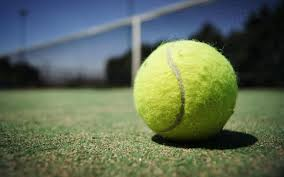
#> input picture tennis balls/Tennis ball 1.jpeg, 284 x 177 px; its folder holds only this picture in this run
$ python main.py
#> lines starting #> are read from the running program, lines starting #| are printed output that depends on the picture
import cv2
import numpy as np
import os

def direction():

    dir = 0
    #https://appdividend.com/2020/09/09/python-cv2-image-size-how-to-get-image-size-in-python/#:~:text=To%20get%20the%20proper%20size,with%20OpenCV%2C%20use%20the%20ndarray.
    #gives hight, width, channel of the img
    h, w, c = img.shape

    #print width of img
    print('width:', w)

    #find centre of img by dividing by two
    centre_img = w // 2

    #a is range
    #centre ranges from -40 to 40
    a = 40

    #img by dividing by two - a
    #right param
    Lcentre_img = w // 2 - a

    #find centre of img by dividing by two + a
    #left param
    Rcentre_img = w // 2 + a

    #print centre of img
    print('centre of img:', centre_img)

    if Rcentre_img < x:
        print('x-value of TB:', x)
        print('range centre of img:', Rcentre_img)

        #direction
        print('Right')
        dir = 1

    elif Lcentre_img > x:
        print('x-value of TB:', x)
        print('range centre of img:', Lcentre_img)
        print('Left')
        dir = -1

    elif centre_img == x or Rcentre_img > x or Lcentre_img < x:
        print('x-value of TB:', x)
        print('centre of img:', centre_img)
        print('range Rcentre of img:', Rcentre_img)
        print('range Lcentre of img:', Lcentre_img)
        print('centre')
        dir = 0

    else:
        print('unknown direction')

    print('')

    return dir

#https://www.tutorialspoint.com/python/os_listdir.htm
# open file
folder = "tennis balls"
dir = os.listdir(folder)
#print (dir)

# print files

for file in dir:

    path = folder + "/" + file
    print(path)

    #print (file)

    # read in image file
    img = cv2.imread(path)
#> img is the input picture: shape (177, 284, 3); mean B, G, R 85.6, 107.8, 95.2

    #convert BGR to gray for HoughCircles function
    G_output = cv2.cvtColor(img, cv2.COLOR_BGR2GRAY)
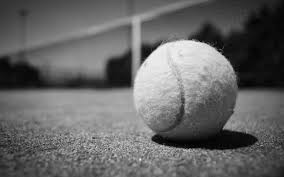
#> G_output: shape (177, 284); min 0, max 247, mean 101.5

    #https://www.youtube.com/watch?v=8CMTqpZoec8
    #blur g_output
    B_output = cv2.medianBlur(G_output, 5)
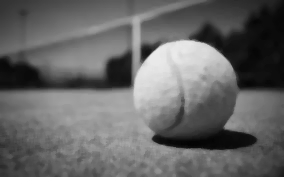
#> B_output: shape (177, 284); min 3, max 234, mean 101.4

    #output Gray2BGR file
    cv2.imwrite("Tennis ball colour outputs/Blur" + file, B_output)

    #convert gray to BGR
    C_output = cv2.cvtColor(B_output, cv2.COLOR_GRAY2BGR)

    #output Gray2BGR file
    cv2.imwrite("Tennis ball colour outputs/Colour" + file, C_output)

    #https://docs.opencv.org/master/da/d53/tutorial_py_houghcircles.html
    #https://www.youtube.com/watch?v=dp1r9oT_h9k
    #cv.HoughCircles(	image, method, dp, minDist[, circles[, param1[, param2[, minRadius[, maxRadius]]]]]	) ->	circles
    #parametres of circle
    circles = cv2.HoughCircles(B_output,
                               cv2.HOUGH_GRADIENT,
                               0.4,
                               175,
                               param1=75,
                               param2=30,
                               minRadius=15,
                               maxRadius=125)
#> circles = [[185.5, 92.5, 52.7]]

    #second
    #  circles = cv2.HoughCircles(B_output, cv2.HOUGH_GRADIENT, 1, 200, param1 = 110,param2 = 30, minRadius = 20, maxRadius = 200)

    #first
    #cv2.HoughCircles(B_img,cv2.HOUGH_GRADIENT,1,10,param1=50,param2=30,minRadius=50,maxRadius=0)
    #print (circles)
    try:
        #turn x and y coordinates into intergers
        detected_circles = np.uint16(np.around(circles))
#> detected_circles = [[186, 92, 53]]
    except:
        print("none")
    #print (detected_circles)
    for (x, y, r) in detected_circles[0, :]:
        #draw outer circle
        cv2.circle(C_output, (x, y), r, (0, 255, 0), 3)
        #draw inner circle
        cv2.circle(C_output, (x, y), 2, (0, 0, 255), 3)
#> this loop made 1 pass
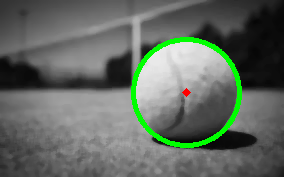
#> C_output: shape (177, 284, 3); mean B, G, R 97.9, 106.3, 98.1

    #print coordinates of centre and radius
    print(x, y, r)
#| 186 92 53

    #gives direction of tennis ball 🎾
    direction()
#| width: 284
#| centre of img: 142
#| x-value of TB: 186
#| range centre of img: 182

    # color output C_output file
    cv2.imwrite("Tennis ball outputs/B_output.png" + file, B_output)

    # output G_output file
    cv2.imwrite("Tennis ball outputs/output.png" + file, C_output)

$ run again, on tennis balls/Tennis ball 13.jpeg
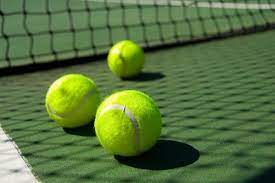
#> input picture tennis balls/Tennis ball 13.jpeg, 275 x 183 px
#> img is the input picture: shape (183, 275, 3); mean B, G, R 62.3, 114.5, 87.8
#> `B_output = cv2.medianBlur(G_output, 5)`:
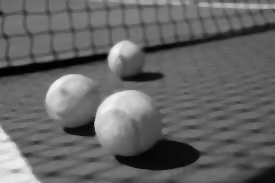
#> B_output: shape (183, 275); min 1, max 243, mean 101.1
#> circles = [[156.5, 95.5, 74.9]]
#> detected_circles = [[156, 96, 75]]
#> the loop `for (x, y, r) in detected_circles[0, :]:` made 1 pass
#> after the loop `for (x, y, r) in detected_circles[0, :]:`:
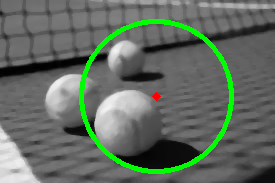
#> C_output: shape (183, 275, 3); mean B, G, R 97, 108.7, 97.2
#| 156 96 75
#| width: 275
#| centre of img: 137
#| x-value of TB: 156
#| centre of img: 137
#| range Rcentre of img: 177
#| range Lcentre of img: 97

$ run again, on tennis balls/Tennis ball 14.jpeg
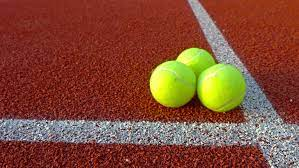
#> input picture tennis balls/Tennis ball 14.jpeg, 299 x 168 px
#> img is the input picture: shape (168, 299, 3); mean B, G, R 53.4, 75.2, 130.1
#> `B_output = cv2.medianBlur(G_output, 5)`:
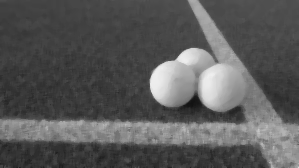
#> B_output: shape (168, 299); min 18, max 239, mean 88.8
#> circles = [[133.5, 68.5, 92.5]]
#> detected_circles = [[134, 68, 92]]
#> the loop `for (x, y, r) in detected_circles[0, :]:` made 1 pass
#> after the loop `for (x, y, r) in detected_circles[0, :]:`:
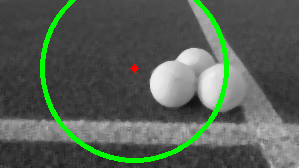
#> C_output: shape (168, 299, 3); mean B, G, R 84.6, 95.6, 84.8
#| 134 68 92
#| width: 299
#| centre of img: 149
#| x-value of TB: 134
#| centre of img: 149
#| range Rcentre of img: 189
#| range Lcentre of img: 109

$ run again, on tennis balls/Tennis ball 3.jpg
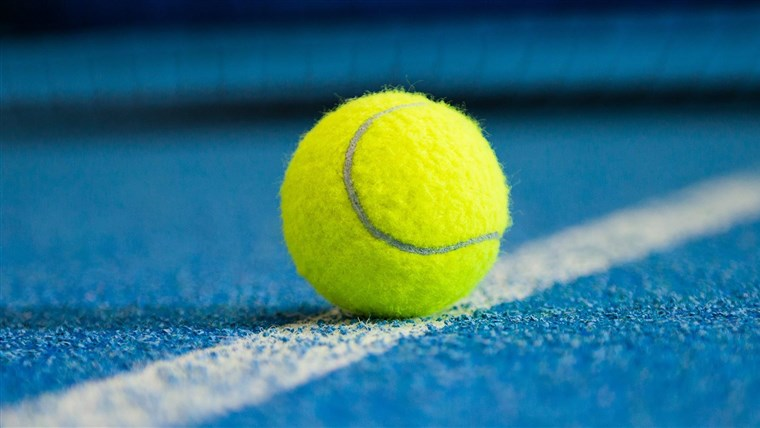
#> input picture tennis balls/Tennis ball 3.jpg, 760 x 428 px
#> img is the input picture: shape (428, 760, 3); mean B, G, R 126.1, 116.7, 53.9
#> `G_output = cv2.cvtColor(img, cv2.COLOR_BGR2GRAY)`:
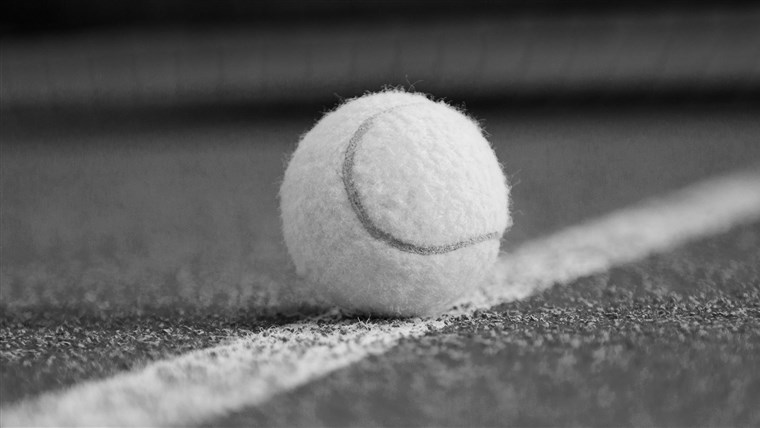
#> G_output: shape (428, 760); min 4, max 236, mean 99
#> circles = [[396.5, 207.5, 116.7], [168.5, 287.5, 80.1], [575.5, 317.5, 39.1]]
#> detected_circles = [[396, 208, 117], [168, 288, 80], [576, 318, 39]]
#> the loop `for (x, y, r) in detected_circles[0, :]:` made 3 passes
#> after the loop `for (x, y, r) in detected_circles[0, :]:`:
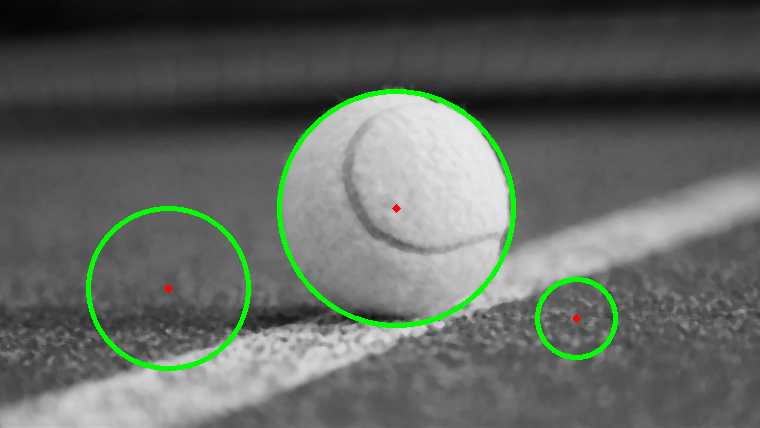
#> C_output: shape (428, 760, 3); mean B, G, R 96.2, 102, 96.3
#| 576 318 39
#| width: 760
#| centre of img: 380
#| x-value of TB: 576
#| range centre of img: 420
